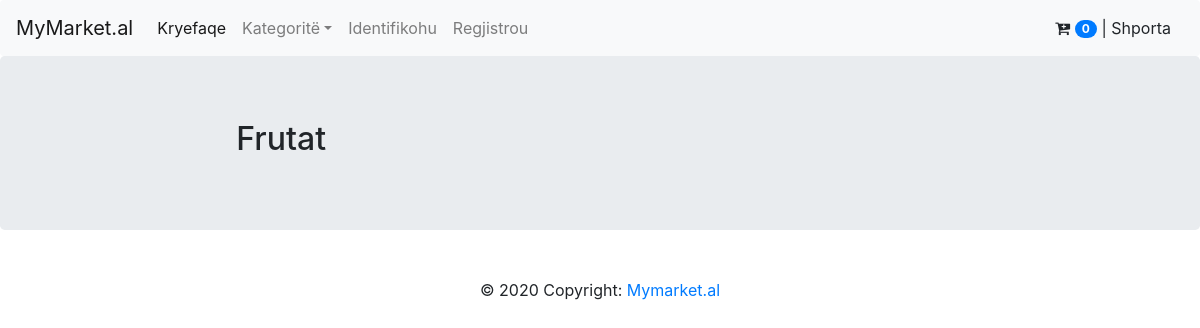
Page /dyqan/1/kategori/2/produkte/ on the earlier database version.
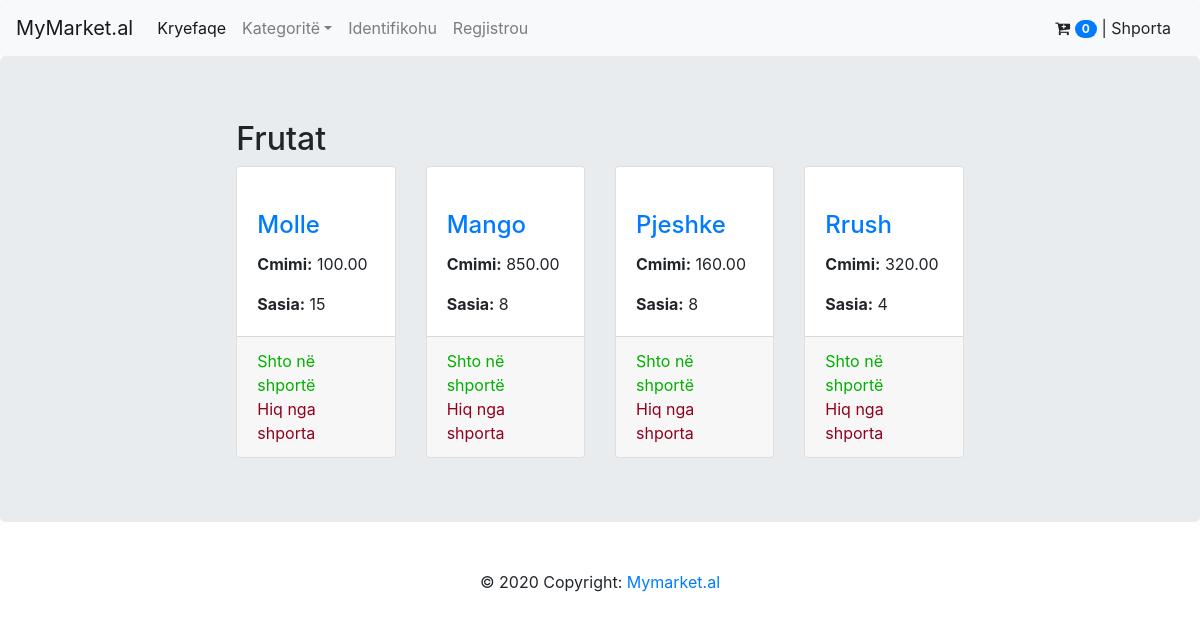
Same page on the later database version.
### market/models.py (models this page shows, shortened)
class Product(models.Model):
    name = models.CharField(verbose_name='Emri', max_length=25)
    image = models.ImageField(verbose_name='Logo', upload_to='static/media/')
    cmimi_blerje = models.DecimalField(verbose_name='Cmimi i blerjes', max_digits=50, decimal_places=2)
    price = models.DecimalField(verbose_name='Cmimi ', max_digits=50, decimal_places=2)
    sasia = models.IntegerField(verbose_name='Sasia')
    njesia_matese = models.CharField(choices=NJESITE, default=NJESITE[0][0], max_length=10)
    kategoria = models.ForeignKey(to=Kategori, on_delete=models.CASCADE, related_name='produktet')
    dyqani = models.ForeignKey(to=Dyqan, on_delete=models.CASCADE, related_name='produktet')
    class Meta:
        verbose_name = 'Produkt'
        verbose_name_plural = 'Produkte'

### market/views.py (the view)
# urls.py: path('dyqan/<int:dyqan_id>/kategori/<int:kategori_id>/produkte/', produktet, name='produktet'),
def produktet(request, dyqan_id, kategori_id):
    produkte = Product.objects.filter(dyqani=dyqan_id, kategoria=kategori_id)
    kategori = Kategori.objects.values('emri').get(id=kategori_id)
    return render(request, 'produkte.html', {'produkte': produkte, 'kategori': kategori})

### market/context_processors.py (called while the page is built)
def kategorite(request):
    return {'kategorite': Kategori.objects.all()}

### templates/produkte.html
{% extends 'index.html' %}
{% block content %}
    <div class="last-products">
        <h2>{{ kategori.emri }}</h2>
        <div class="row">
            {% for produkt in produkte %}
                <div class="col-lg-3 col-sm-6 ">
                    <div class="card h-100">
                        <a href="#"><img class="card-img-top" src="/{{ produkt.image }}" alt=""></a>
                        <div class="card-body">
                            <h4 class="card-title">
                                <a href="#">{{ produkt.name }}</a>
                            </h4>
                            <p class="card-text"><b>Cmimi:</b> {{ produkt.price }}</p>
                            <p class="card-text"><b>Sasia:</b> {{ produkt.sasia }}</p>
                        </div>
                        <div class="card-footer">
                            <a href="{% url 'cart_add' produkt.id %}" style="color: #02ae00">Shto në shportë</a> <br>
                            <a href="{% url 'cart_clear' %}" style="color: #91001d">Hiq nga shporta</a><br>
                        </div>
                    </div>
                </div>
            {% endfor %}
        </div>
    </div>
{% endblock %}

Differences in the rows shown:
added Product: name "Molle", price "100.00", sasia "15"
added Product: name "Mango", price "850.00", sasia "8"
added Product: name "Pjeshke", price "160.00", sasia "8"
added Product: name "Rrush", price "320.00", sasia "4"
